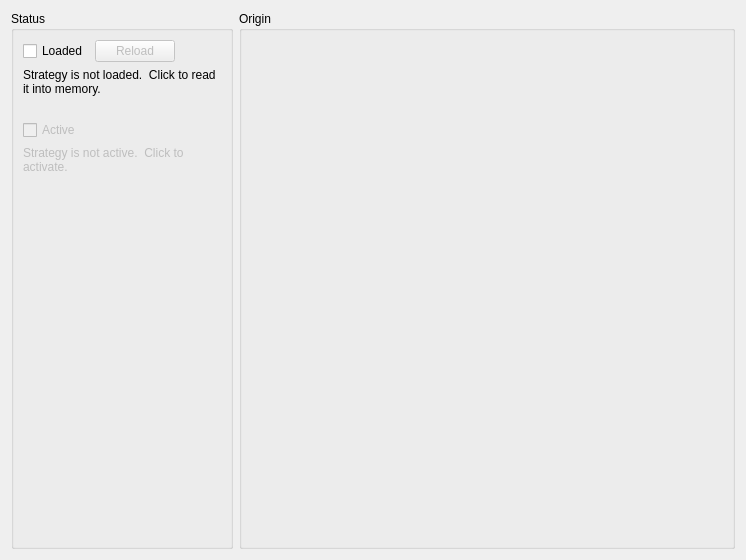
<ui version="4.0" >
 <class>StrategyTree</class>
 <widget class="QWidget" name="StrategyTree" >
  <property name="geometry" >
   <rect>
    <x>0</x>
    <y>0</y>
    <width>746</width>
    <height>560</height>
   </rect>
  </property>
  <property name="windowTitle" >
   <string>Strategy Tree</string>
  </property>
  <layout class="QHBoxLayout" name="horizontalLayout" >
   <item>
    <widget class="QGroupBox" name="statusGroup" >
     <property name="sizePolicy" >
      <sizepolicy vsizetype="Minimum" hsizetype="Preferred" >
       <horstretch>0</horstretch>
       <verstretch>0</verstretch>
      </sizepolicy>
     </property>
     <property name="title" >
      <string>Status</string>
     </property>
     <property name="flat" >
      <bool>true</bool>
     </property>
     <layout class="QVBoxLayout" >
      <property name="spacing" >
       <number>6</number>
      </property>
      <property name="margin" >
       <number>0</number>
      </property>
      <item>
       <widget class="QFrame" name="loadGroup" >
        <layout class="QGridLayout" >
         <property name="margin" >
          <number>9</number>
         </property>
         <property name="spacing" >
          <number>6</number>
         </property>
         <item row="0" column="2" >
          <spacer>
           <property name="orientation" >
            <enum>Qt::Horizontal</enum>
           </property>
           <property name="sizeHint" stdset="0" >
            <size>
             <width>40</width>
             <height>20</height>
            </size>
           </property>
          </spacer>
         </item>
         <item row="1" column="0" colspan="3" >
          <widget class="QLabel" name="loadLabel" >
           <property name="sizePolicy" >
            <sizepolicy vsizetype="Preferred" hsizetype="Expanding" >
             <horstretch>0</horstretch>
             <verstretch>0</verstretch>
            </sizepolicy>
           </property>
           <property name="text" >
            <string>Strategy is not loaded.  Click to read it into memory.</string>
           </property>
           <property name="wordWrap" >
            <bool>true</bool>
           </property>
          </widget>
         </item>
         <item row="0" column="1" >
          <widget class="QPushButton" name="reloadButton" >
           <property name="enabled" >
            <bool>false</bool>
           </property>
           <property name="text" >
            <string>Reload</string>
           </property>
           <property name="icon" >
            <iconset resource="profit.qrc" >
             <normaloff>:/images/icons/noatunloopsong.png</normaloff>:/images/icons/noatunloopsong.png</iconset>
           </property>
          </widget>
         </item>
         <item row="0" column="0" >
          <widget class="QCheckBox" name="loadButton" >
           <property name="text" >
            <string>Loaded</string>
           </property>
           <property name="icon" >
            <iconset resource="profit.qrc" >
             <normaloff>:/images/icons/misc.png</normaloff>:/images/icons/misc.png</iconset>
           </property>
          </widget>
         </item>
        </layout>
       </widget>
      </item>
      <item>
       <widget class="QFrame" name="activeGroup" >
        <property name="enabled" >
         <bool>false</bool>
        </property>
        <layout class="QVBoxLayout" >
         <property name="spacing" >
          <number>6</number>
         </property>
         <property name="margin" >
          <number>9</number>
         </property>
         <item>
          <widget class="QCheckBox" name="activeButton" >
           <property name="text" >
            <string>Active</string>
           </property>
           <property name="icon" >
            <iconset resource="profit.qrc" >
             <normaloff>:/images/icons/connect_no.png</normaloff>:/images/icons/connect_no.png</iconset>
           </property>
          </widget>
         </item>
         <item>
          <widget class="QLabel" name="activeLabel" >
           <property name="sizePolicy" >
            <sizepolicy vsizetype="Preferred" hsizetype="Expanding" >
             <horstretch>0</horstretch>
             <verstretch>0</verstretch>
            </sizepolicy>
           </property>
           <property name="text" >
            <string>Strategy is not active.  Click to activate.</string>
           </property>
           <property name="wordWrap" >
            <bool>true</bool>
           </property>
          </widget>
         </item>
         <item>
          <spacer name="verticalSpacer" >
           <property name="orientation" >
            <enum>Qt::Vertical</enum>
           </property>
           <property name="sizeHint" stdset="0" >
            <size>
             <width>20</width>
             <height>40</height>
            </size>
           </property>
          </spacer>
         </item>
        </layout>
       </widget>
      </item>
     </layout>
    </widget>
   </item>
   <item>
    <widget class="QGroupBox" name="originGroup" >
     <property name="sizePolicy" >
      <sizepolicy vsizetype="Expanding" hsizetype="Preferred" >
       <horstretch>1</horstretch>
       <verstretch>0</verstretch>
      </sizepolicy>
     </property>
     <property name="title" >
      <string>Origin</string>
     </property>
     <property name="flat" >
      <bool>true</bool>
     </property>
     <layout class="QVBoxLayout" >
      <property name="spacing" >
       <number>6</number>
      </property>
      <property name="margin" >
       <number>9</number>
      </property>
      <item>
       <widget class="CallableSelectWidget" native="1" name="callableSelect" >
        <property name="minimumSize" >
         <size>
          <width>64</width>
          <height>64</height>
         </size>
        </property>
       </widget>
      </item>
     </layout>
    </widget>
   </item>
  </layout>
 </widget>
 <customwidgets>
  <customwidget>
   <class>CallableSelectWidget</class>
   <extends>QWidget</extends>
   <header>callableselectwidget.h</header>
   <container>1</container>
  </customwidget>
 </customwidgets>
 <tabstops>
  <tabstop>loadButton</tabstop>
  <tabstop>activeButton</tabstop>
  <tabstop>reloadButton</tabstop>
 </tabstops>
 <resources>
  <include location="profit.qrc" />
 </resources>
 <connections>
  <connection>
   <sender>loadButton</sender>
   <signal>toggled(bool)</signal>
   <receiver>activeGroup</receiver>
   <slot>setEnabled(bool)</slot>
   <hints>
    <hint type="sourcelabel" >
     <x>88</x>
     <y>48</y>
    </hint>
    <hint type="destinationlabel" >
     <x>252</x>
     <y>144</y>
    </hint>
   </hints>
  </connection>
  <connection>
   <sender>loadButton</sender>
   <signal>toggled(bool)</signal>
   <receiver>reloadButton</receiver>
   <slot>setEnabled(bool)</slot>
   <hints>
    <hint type="sourcelabel" >
     <x>88</x>
     <y>48</y>
    </hint>
    <hint type="destinationlabel" >
     <x>197</x>
     <y>48</y>
    </hint>
   </hints>
  </connection>
  <connection>
   <sender>activeButton</sender>
   <signal>toggled(bool)</signal>
   <receiver>reloadButton</receiver>
   <slot>setDisabled(bool)</slot>
   <hints>
    <hint type="sourcelabel" >
     <x>88</x>
     <y>78</y>
    </hint>
    <hint type="destinationlabel" >
     <x>197</x>
     <y>48</y>
    </hint>
   </hints>
  </connection>
  <connection>
   <sender>activeButton</sender>
   <signal>toggled(bool)</signal>
   <receiver>loadButton</receiver>
   <slot>setDisabled(bool)</slot>
   <hints>
    <hint type="sourcelabel" >
     <x>88</x>
     <y>78</y>
    </hint>
    <hint type="destinationlabel" >
     <x>88</x>
     <y>48</y>
    </hint>
   </hints>
  </connection>
  <connection>
   <sender>activeButton</sender>
   <signal>toggled(bool)</signal>
   <receiver>originGroup</receiver>
   <slot>setDisabled(bool)</slot>
   <hints>
    <hint type="sourcelabel" >
     <x>88</x>
     <y>78</y>
    </hint>
    <hint type="destinationlabel" >
     <x>252</x>
     <y>283</y>
    </hint>
   </hints>
  </connection>
  <connection>
   <sender>activeButton</sender>
   <signal>toggled(bool)</signal>
   <receiver>loadGroup</receiver>
   <slot>setDisabled(bool)</slot>
   <hints>
    <hint type="sourcelabel" >
     <x>252</x>
     <y>133</y>
    </hint>
    <hint type="destinationlabel" >
     <x>252</x>
     <y>70</y>
    </hint>
   </hints>
  </connection>
 </connections>
</ui>
